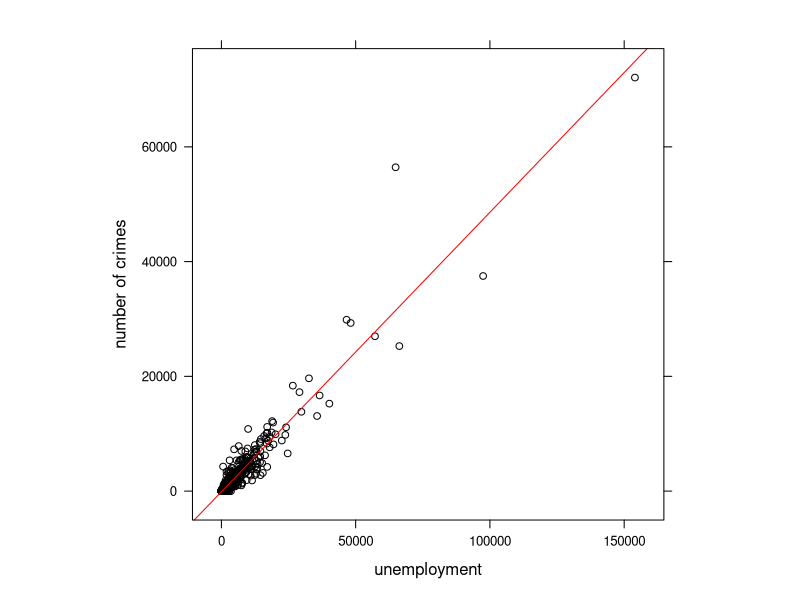
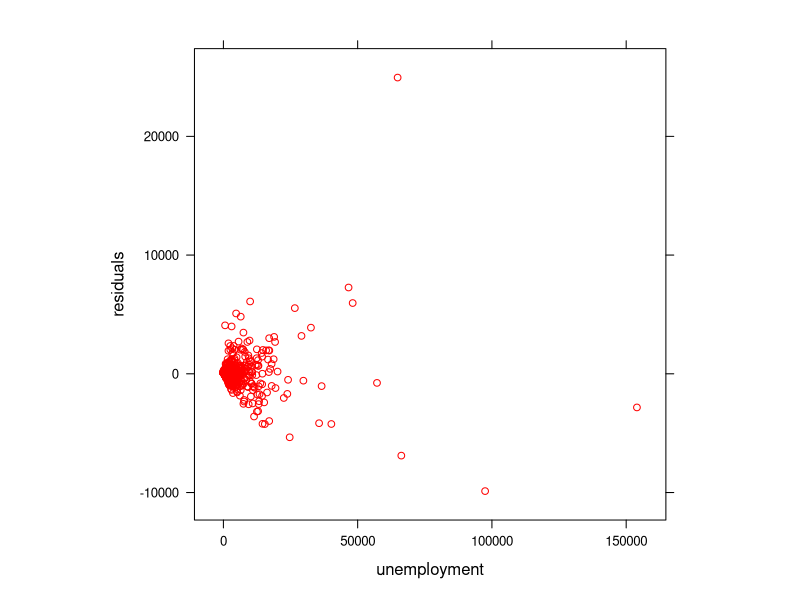
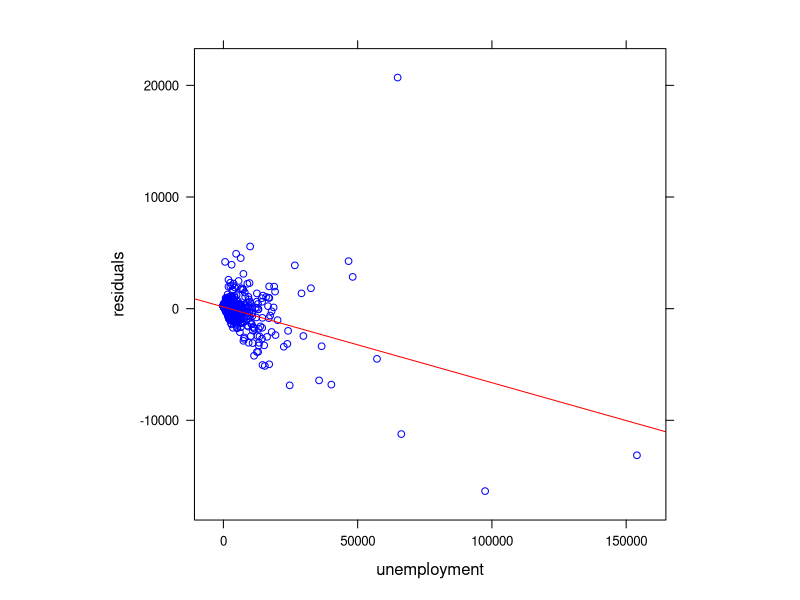
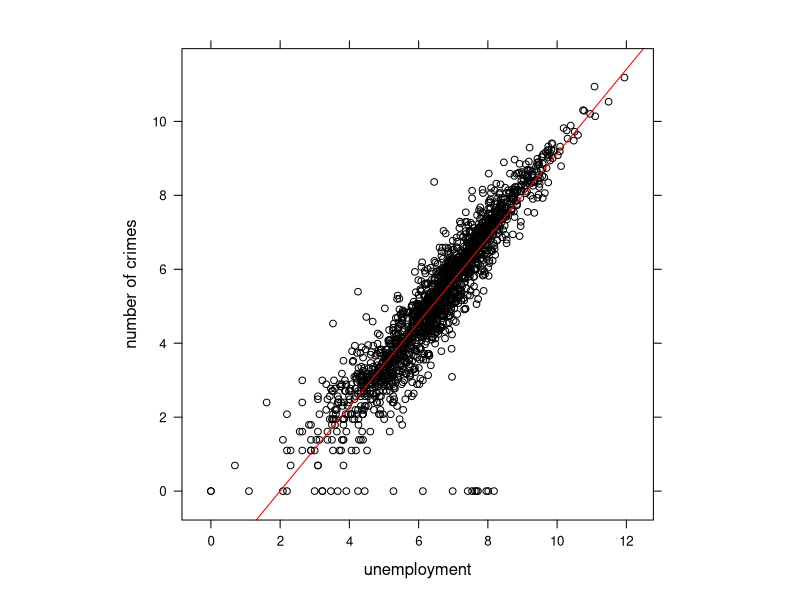

Recreate these plots in R, in order.
# 	法学セミナー「法律家のための実証分析入門」第4回 Rソースコード
#	(C) 2011 MORITA Hatsuru

library(lattice)

setwd("c:/Users/MORITA Hatsuru/Documents/ec/")

crimes <-  read.csv("criminal.csv", header=TRUE)

result1 <- lm(crime~unemp, data=crimes)
summary(result1)

xyplot(crime ~ unemp, data = crimes,
	aspect=1,
	xlab = "unemployment",
	ylab = "number of crimes",
	panel = function(x,y){
		panel.xyplot(x,y, pch=1, col="black")
		panel.lmline(x,y, lty=1, col="red")
		}
	)

crimes$wrongresid <- crimes$crime + 263 - crimes$unemp*0.555

xyplot(result1$residuals ~ crimes$unemp,
	aspect=1,
	xlab = "unemployment",
	ylab = "residuals",
	panel = function(x,y){
		panel.xyplot(x,y, pch=1, col="red")
		}
	)

xyplot(crimes$wrongresid ~ crimes$unemp,
	aspect=1,
	xlab = "unemployment",
	ylab = "residuals",
	panel = function(x,y){
		panel.xyplot(x,y, pch=1, col="blue")
		panel.lmline(x,y, lty=1, col="red")
		}
	)

result1b <- lm(crime~unemp+pop, data=crimes)
summary(result1b)

result1c <- lm(I(crime/pop)~I(unemp/pop), data=crimes)
summary(result1c)

result2 <- lm(log1p(crime)~log1p(unemp), data=crimes)
summary(result2)

xyplot(log1p(crime) ~ log1p(unemp), data = crimes,
	aspect=1,
	xlab = "unemployment",
	ylab = "number of crimes",
	panel = function(x,y){
		panel.xyplot(x,y, pch=1, col="black")
		panel.lmline(x,y, lty=1, col="red")
		}
	)

result2b <- lm(log1p(crime)~log1p(unemp)+log1p(pop), data=crimes)
summary(result2b)

result2c <- lm(I(crime/pop)~I(unemp/pop), data=crimes)
summary(result2c)
